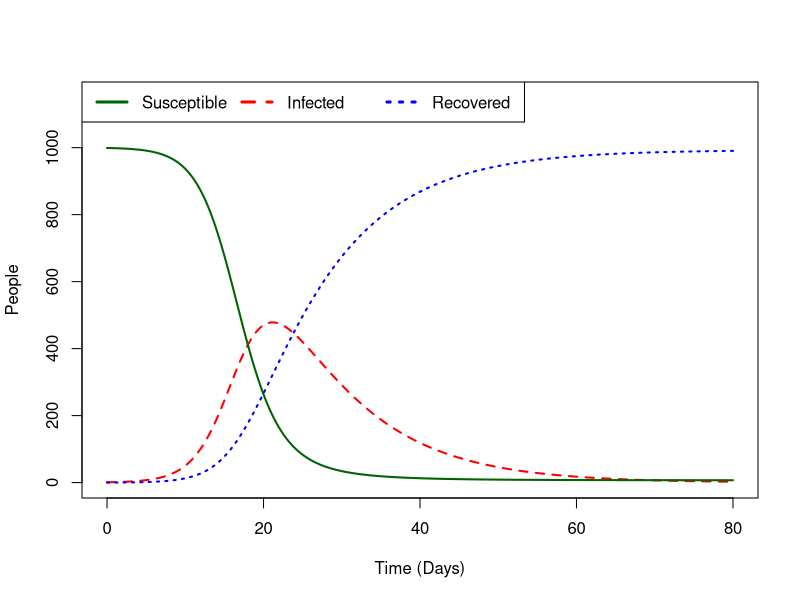

The R script that drew this image:
require(deSolve)

SIR.model <- function (t, x, params) {
  S <- x[1]
  I <- x[2]
  R <- x[3]
  with (
    as.list(params),
{
	dS <- -beta*S*I/(S+I+R)
	dI <- beta*S*I/(S+I+R) - gamma*I
	dR <- gamma*I
  res <- c(dS,dI,dR)
  list(res)
}
  )
}

times <- seq(0,80,by=0.05)
params <- c(
 beta <- 0.50,
 gamma <- 1/10
)

xstart <- c(S = 999, I = 1, R= 0)

out <- as.data.frame(lsoda(xstart,times,SIR.model,params))

plot(I~time, data=out, ylim=c(0,1150), type="l", col="red", lwd=2, ylab="People", xlab="Time (Days)",lty=2)
lines(S~time, data=out, type="l", col="darkgreen", lwd=2,lty=1)
lines(R~time, data=out, type="l", col="blue", lwd=2,lty=3)
legend("topleft", c("Susceptible","Infected","Recovered"), col=c("darkgreen","red","blue"),lty=c(1,2,3), lwd=c(3,3,3), bty='y', ncol=3)
